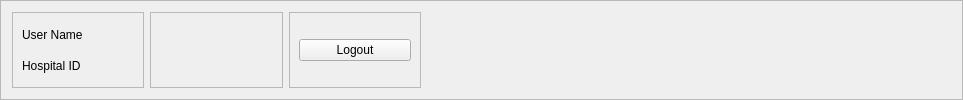
        <widget class="QFrame" name="frame_21">
         <property name="frameShape">
          <enum>QFrame::StyledPanel</enum>
         </property>
         <property name="frameShadow">
          <enum>QFrame::Raised</enum>
         </property>
         <layout class="QHBoxLayout" name="horizontalLayout" stretch="2,2,2,8">
          <item>
           <widget class="QFrame" name="frame_22">
            <property name="frameShape">
             <enum>QFrame::StyledPanel</enum>
            </property>
            <property name="frameShadow">
             <enum>QFrame::Raised</enum>
            </property>
            <layout class="QGridLayout" name="gridLayout_9">
             <item row="0" column="0">
              <widget class="QLabel" name="label_2">
               <property name="text">
                <string>User Name</string>
               </property>
              </widget>
             </item>
             <item row="1" column="0">
              <widget class="QLabel" name="label_3">
               <property name="text">
                <string>Hospital ID</string>
               </property>
              </widget>
             </item>
             <item row="1" column="1">
              <widget class="QLabel" name="hospitalAdminHospitalID">
               <property name="text">
                <string/>
               </property>
              </widget>
             </item>
             <item row="0" column="1">
              <widget class="QLabel" name="hospitalAdminUserNameLabel">
               <property name="text">
                <string/>
               </property>
              </widget>
             </item>
            </layout>
           </widget>
          </item>
          <item>
           <widget class="QFrame" name="frame_23">
            <property name="frameShape">
             <enum>QFrame::StyledPanel</enum>
            </property>
            <property name="frameShadow">
             <enum>QFrame::Raised</enum>
            </property>
           </widget>
          </item>
          <item>
           <widget class="QFrame" name="frame_24">
            <property name="frameShape">
             <enum>QFrame::StyledPanel</enum>
            </property>
            <property name="frameShadow">
             <enum>QFrame::Raised</enum>
            </property>
            <layout class="QVBoxLayout" name="verticalLayout_21">
             <item>
              <widget class="QPushButton" name="logoutButton">
               <property name="text">
                <string>Logout</string>
               </property>
              </widget>
             </item>
            </layout>
           </widget>
          </item>
          <item>
           <spacer name="horizontalSpacer">
            <property name="orientation">
             <enum>Qt::Horizontal</enum>
            </property>
            <property name="sizeHint" stdset="0">
             <size>
              <width>733</width>
              <height>20</height>
             </size>
            </property>
           </spacer>
          </item>
         </layout>
        </widget>
